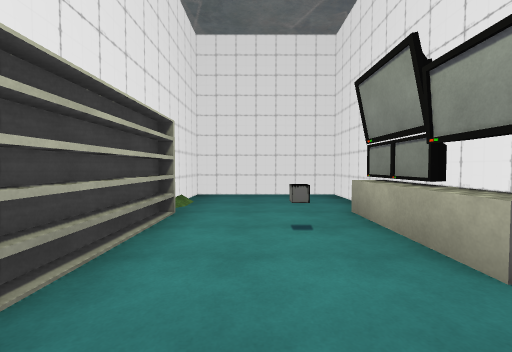
[1] (above)

17 first-person views from a walk through a Unity game level. The camera is 1.4 m above the floor, tilts 2° down and sees 90° across. The floor is counted in squares, 2 m on a side. Each view is taken from the middle of a square. On the plan, view 1 faces up. The plan holds only what a view shows up to about 9 squares ahead; the rest is blank. The place goes on beyond the plan. Some animated figures are not drawn. Door leaves are left out, so doorways stand open. Some surface patterns are stand-ins.

[2]
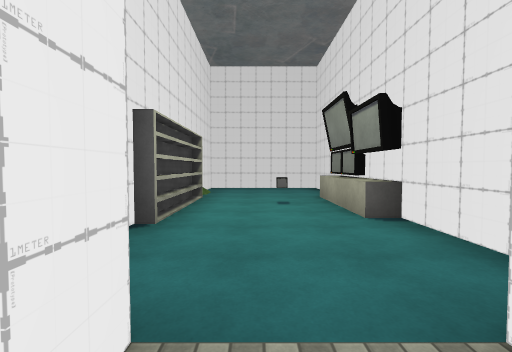

[3]
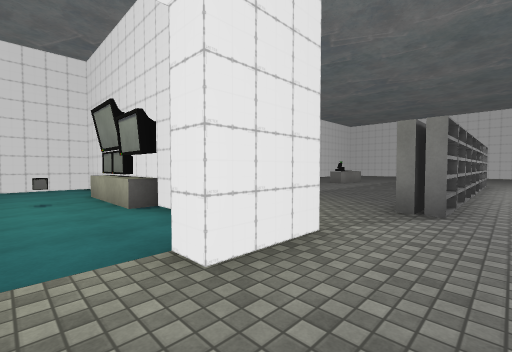

[4]
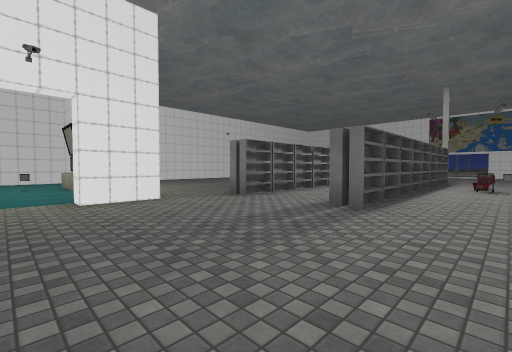

[5]
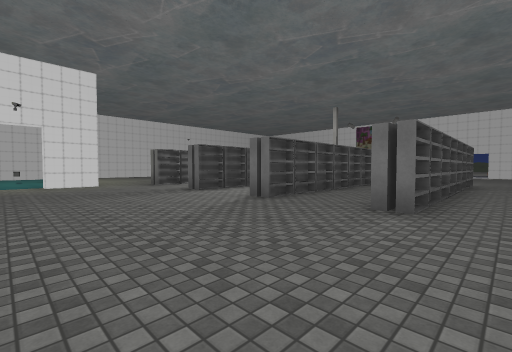

[6]
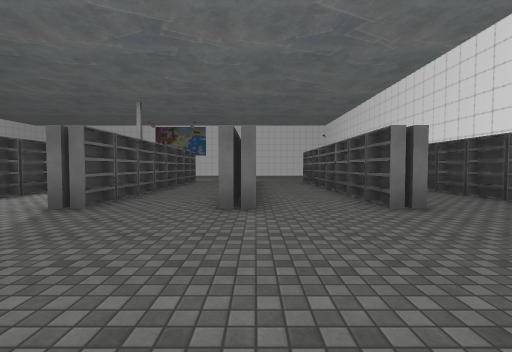

[7]
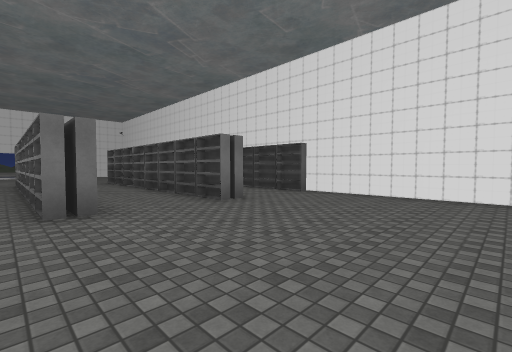

[8]
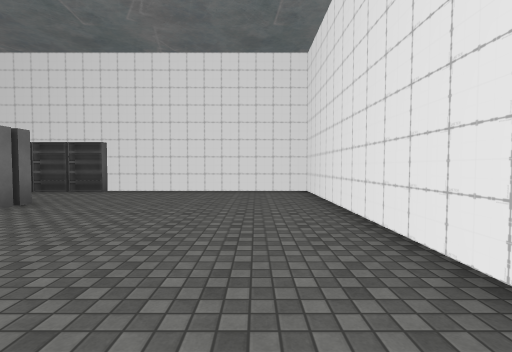

[9]
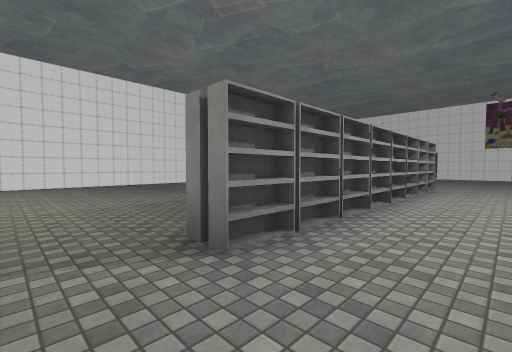

[10]
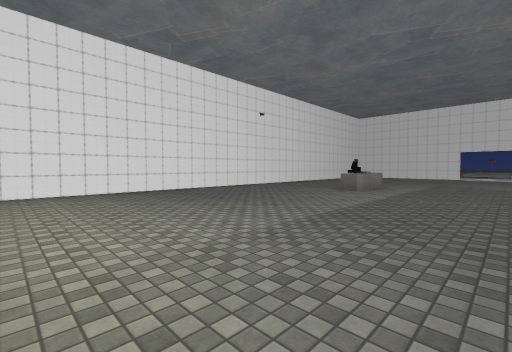

[11]
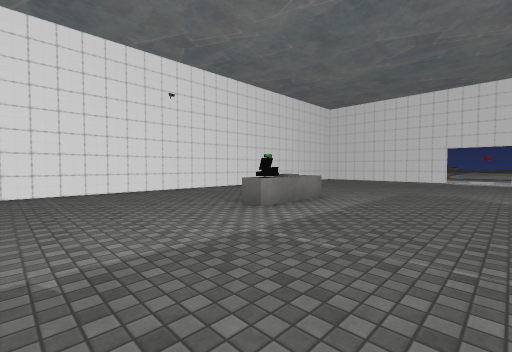

[12]
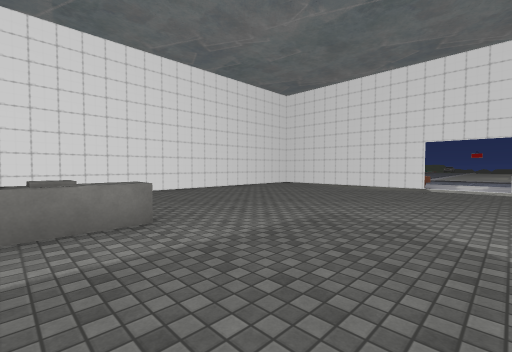

[13]
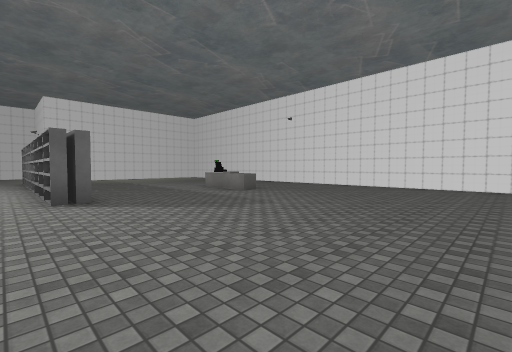

[14]
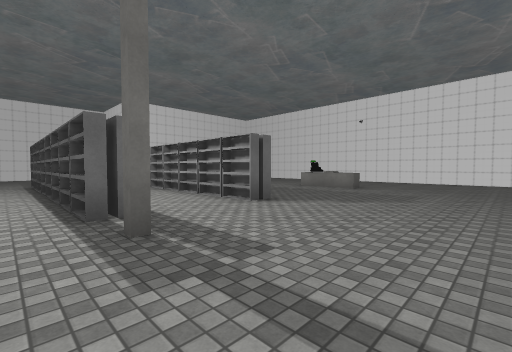

[15]
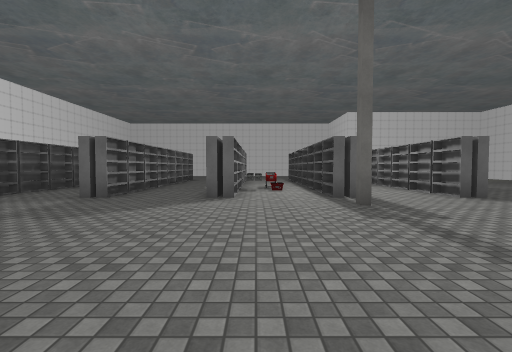

[16]
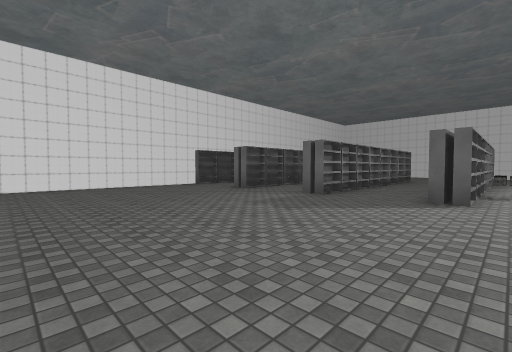

[17]
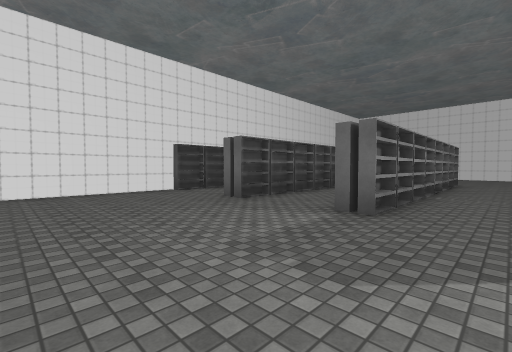

### Floor plan
Points are (right, up) in squares from view 1. A wall is a line through its corners. A room is listed if a view was taken in it or the views show most of it. See-through windows are left out.
Room 1 (view 1)
walls: (2, 4.4) (2, 6.5) (-1.5, 6.5) (-1.5, 4.6); (2, 0) (2, 2.5)
low walls: (1.5, 1.5) (1.5, 2.5)
ways out: opening at (0, -1) to room 2
objects: shelf (-1, 2) to (-1, 3); other object (1, 3)
Room 2 (views 2, 3, 4, 5, 6, 7, 8, 9, 10, 11, 12, 13, 14, 15, 16, 17)
walls: (2.5, -1.5) (1, -1.5) (1, -1); (-0.5, -1) (-0.5, -1.5); (12.1, -16.5) (18, -16.5); (-1.5, -10.4) (-1.5, -16.5) (4.4, -16.5); (18.1, 6.5) (3, 6.5)
low walls: (12.3, 2.8) (12.3, 2.2) (11.4, 2.2)
ways out: opening at (0, -1) to room 1
objects: monitor (2, 3); monitor (2, 4); shelf (5, -16); shelf (5, -14); shelf (5, -13); shelf (5, -11); shelf (5, -8); shelf (5, -5); shelf (5, -2); shelf (6, -16); shelf (6, -13); shelf (6, -11); shelf (6, -8); shelf (6, -5); shelf (6, -2); shelf (7, -16); shelf (7, -13); shelf (7, -11); shelf (7, -8); shelf (7, -5); shelf (7, -2); shelf (8, -16); shelf (8, -13); shelf (8, -11); shelf (8, -8); shelf (8, -5); shelf (8, -2); shelf (9, -13); shelf (9, -11); other object (9, -8); other object (9, -6); shelf (9, -5); shelf (9, -2); shelf (10, -13); shelf (10, -11); other object (10, -7) to (10, -6); shelf (10, -5); shelf (10, -2); shelf (11, -16); shelf (11, -13); shelf (11, -11); other object (11, -8); shelf (11, -5); shelf (11, -2); cash register (11, 2); shelf (12, -16); shelf (12, -14); shelf (12, -13); shelf (12, -11); shelf (12, -8); shelf (12, -5); shelf (12, -2)

Positions as (right, up) in squares from view 1, and headings:
1: (0, 0), facing up
2: (0, -2), facing up
3: (0, -3), facing up-right
4: (0, -7), facing up-right
5: (0, -12), facing up-right
6: (0, -11), facing right
7: (0, -10), facing down-right
8: (0, -9), facing down
9: (3, -4), facing up-right
10: (3, -1), facing up-right
11: (7, -1), facing up-right
12: (11, -1), facing up-right
13: (18, -3), facing up-left
14: (16, -6), facing up-left
15: (18, -7), facing left
16: (18, -7), facing down-left
17: (16, -9), facing down-left
